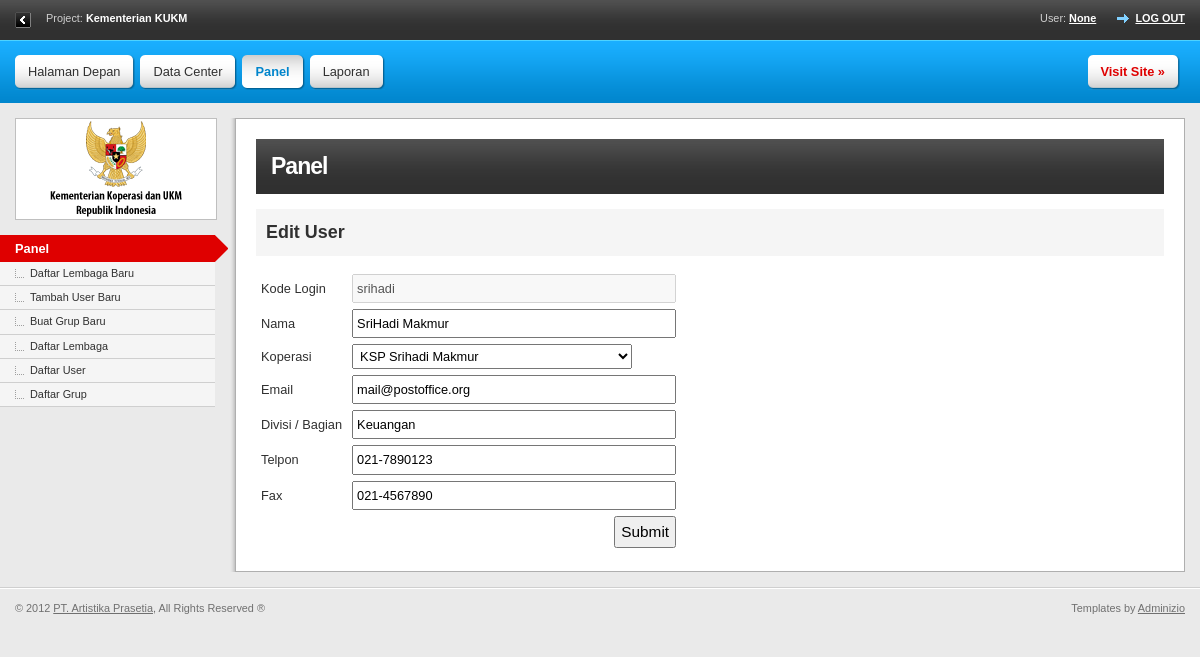
The page /panel-tambahuser.php?nid=1 on the database its author committed.
### tables this page shows
CREATE TABLE IF NOT EXISTS `user` (
  `iduser` int(11) NOT NULL AUTO_INCREMENT,
  `login` varchar(45) DEFAULT NULL,
  `nama` varchar(45) DEFAULT NULL,
  `password` varchar(45) DEFAULT NULL,
  `email` varchar(45) DEFAULT NULL,
  `koperasi_idkoperasi` int(11) NOT NULL,
  `divisi` varchar(45) DEFAULT NULL,
  `telp` varchar(45) DEFAULT NULL,
  `fax` varchar(45) DEFAULT NULL,
  `validasi` varchar(45) DEFAULT NULL,
  `group_idgroup` int(11) NOT NULL,
  PRIMARY KEY (`iduser`,`koperasi_idkoperasi`,`group_idgroup`),
  KEY `fk_user_koperasi1` (`koperasi_idkoperasi`),
  KEY `fk_user_group1` (`group_idgroup`)
);

### panel-tambahuser.php (the view, shortened to what this page needs)
<?php
require 'sysconfig.inc.php';
include "nav_panel.php";
if (isset($_GET['nid']) AND $_GET['nid'] <> "") {
	$iduser = $_GET['nid'];
	$sql_text = "SELECT * FROM user WHERE iduser =". $iduser;
	$q_user = $dbs->query($sql_text);
	$recNon = $q_user->fetch_assoc();
}
?>
<!DOCTYPE html PUBLIC "-//W3C//DTD XHTML 1.0 Strict//EN" "http://www.w3.org/TR/xhtml1/DTD/xhtml1-strict.dtd">
<html xmlns="http://www.w3.org/1999/xhtml" xml:lang="en" lang="en">
<head>
	<link rel="stylesheet" media="screen,projection" type="text/css" href="css/reset.css" />
	<link rel="stylesheet" media="screen,projection" type="text/css" href="css/main.css" />
	<link rel="stylesheet" media="screen,projection" type="text/css" href="css/2col.css" title="2col" />
	<link rel="alternate stylesheet" media="screen,projection" type="text/css" href="css/1col.css" title="1col" />
	<link rel="stylesheet" media="screen,projection" type="text/css" href="css/style.css" />
	<link rel="stylesheet" media="screen,projection" type="text/css" href="css/mystyle.css" />
</head>
<body>
<div id="main">
	<div id="tray" class="box">
		<p class="f-left box">
			<span class="f-left" id="switcher">
				<a href="#" rel="1col" class="styleswitch ico-col1" title="Display one column"><img src="design/switcher-1col.gif" alt="1 Column" /></a>
			</span>
			Project: <strong>Kementerian KUKM</strong>
		</p>
		<p class="f-right">User: <strong><a href="#"><?php echo isset($_SESSION['userName']) ? $_SESSION['userName'] : "None";?></a></strong> &nbsp;&nbsp;&nbsp;&nbsp;&nbsp; <strong><a href="index.php?login=" id="logout">Log out</a></strong></p>
	</div>
	<div id="menu" class="box">
		<ul class="box f-right">
			<li><a href="#"><span><strong>Visit Site &raquo;</strong></span></a></li>
		</ul>
		<ul class="box">
<?php
echo menutop(3);
?>
		</ul>
	</div>
	<div id="cols" class="box">
		<div id="aside" class="box">
			<div class="padding box">
				<p id="logo"><a href="#"><img src="tmp/logo.gif" alt="Our logo" title="Visit Site" /></a></p>
			</div>
<?php
echo navigation(1);
?>
		</div>
		<div id="content" class="box">
			<h1>Panel</h1>
			<h3 class="tit"><?php echo isset($iduser)? "Edit" : "Tambah"; ?> User</h2>
<form id='form_user' method=post>
<table class="nostyle">
  <tr>
    <td>Kode Login</td>
    <td><input type="text" size="40" name="login" value="<?php echo isset($recNon['login']) ? $recNon['login'] : ""; ?>" class="input-text-02" <?php echo isset($iduser)? "disabled" : ""; ?> /></td>
  </tr>
  <tr>
    <td>Nama</td>
    <td><input type="text" size="40" name="nama" value="<?php echo isset($recNon['nama']) ? $recNon['nama'] : ""; ?>" class="input-text-02" /></td>
  </tr>
  <tr>
    <td>Koperasi</td>
<?php
	$sql_text = "SELECT idkoperasi, nama from koperasi ORDER BY nama";
	$option = $dbs->query($sql_text);
	echo '<td><select id="jenis" name="koperasi_idkoperasi" class="input-text-02">"';
	while ($choice = $option->fetch_assoc()) {
		if ($choice['idkoperasi'] == $recNon['koperasi_idkoperasi']) {
			echo '<option value="'.$choice['idkoperasi'].'" SELECTED >'.$choice['nama'].'</option>';
		} else {
			echo '<option value="'.$choice['idkoperasi'].'">'.$choice['nama'].'</option>';
		}
	}
	echo '</select></td>';
?>
  </tr>
  <tr>
    <td>Email</td>
    <td><input type="text" size="40" name="email" value="<?php echo isset($recNon['email']) ? $recNon['email'] : ""; ?>" class="input-text-02" /></td>
  </tr>
  <tr>
    <td>Divisi / Bagian</td>
    <td><input type="text" size="40" name="divisi" value="<?php echo isset($recNon['divisi']) ? $recNon['divisi'] : ""; ?>" class="input-text-02" /></td>
  </tr>
  <tr>
    <td>Telpon</td>
    <td><input type="text" size="40" name="telp" value="<?php echo isset($recNon['telp']) ? $recNon['telp'] : ""; ?>" class="input-text-02" /></td>
  </tr>
  <tr>
    <td>Fax</td>
    <td><input type="text" size="40" name="fax" value="<?php echo isset($recNon['fax']) ? $recNon['fax'] : ""; ?>" class="input-text-02" /></td>
  </tr>
  <tr>
	<td colspan="2" class="t-right"><input type="submit" name="saveUser" class="input-submit" value="Submit" /></td>
  </tr>
</table>
</form>
		</div>
	</div>
	<div id="footer" class="box">
		<p class="f-left">&copy; 2012 <a href="#">PT. Artistika Prasetia</a>, All Rights Reserved &reg;</p>
		<p class="f-right">Templates by <a href="http://www.adminizio.com/">Adminizio</a></p>
	</div>
</div>
</body>
</html>

### css/main.css (style rules this page uses)
body { font:0.8em/1.5 "arial", sans-serif; }
h1, h2, h3, h4, h5, h6, address, blockquote, dl, fieldset, ol, p, table, ul { margin:15px 0; }
#content h1 { font-size:180%; }
#content h3 { font-size:140%; }
#content table { margin:0; border-collapse:collapse; }
#content table th, #content table td { padding:5px 5px; }
table.nostyle, table.nostyle th, table.nostyle td { border:0 !important; }
table.nostyle th, table.nostyle td { padding:3px 5px !important; }
#main { min-width:980px; width:expression(document.body.clientWidth < 980? "980px" : "auto" ); }
#tray { padding:12px 15px; background:url("../design/tray.gif") 0 0 repeat-x; font:85%/1.2 "tahoma",sans-serif; }
#tray p { margin:0; }
#tray p.f-left { width:50%; }
#tray #logout { padding-left:18px; background:url("../design/tray-logout.gif") 0 50% no-repeat; text-transform:uppercase; }
#tray #switcher { margin-right:15px; }
#tray #switcher img { display:block; float:left; width:16px; height:16px; border:0; }
#menu { padding:15px 15px 13px 15px; background:url("../design/menu.gif") 0 0 repeat-x; }
#menu ul { margin:0; padding:0; list-style-type:none; }
#menu ul li { display:inline; margin:0; padding:0; }
#menu ul li a { float:left; margin-right:5px; padding-left:5px; background:url("../design/menu-left.gif") 0 0 no-repeat; text-decoration:none; cursor:pointer; }
#menu ul li a span { float:left; display:block; padding:7px 15px 9px 8px; background:url("../design/menu-right.gif") 100% 0 no-repeat; }
#content { padding:20px; overflow:hidden; }
#footer { clear:both; padding:15px; background:url("../design/separator.gif") 0 0 repeat-x; font:85%/1.2 "tahoma",sans-serif; }
#footer p { margin:0; }
#aside .padding { padding-left:15px; }
#aside #logo { margin:0 0 15px 0; }
#aside #logo img { display:block; width:200px; }
#content h1 { margin:0; padding:10px 15px; background:url("../design/content-h1.gif") 0 0 repeat-x; letter-spacing:-1px; }
.input-text-02 { padding:3px; font:100%/1.5 "arial", sans-serif; }
.input-submit { padding:5px; font-size:120%; }
.tit { padding:10px; background:#f5f5f5; }

### css/2col.css (style rules this page uses)
#cols { position:relative; margin:15px 0; padding-right:15px; background:url("../design/content.gif") 230px 0 repeat-y; }
#aside { float:left; width:215px; margin-right:0; }
#content { margin-left:232px; overflow:visible; }
html>body #aside { margin-right:20px; }
html>body #content { margin-left:0; overflow:hidden; }

### css/style.css (style rules this page uses)
body { background-color:#eaeaea; color:#303030; }
a { color:#0085cc; }
#content table { border:2px solid #cfcfcf; }
#content table td { border:1px solid #cfcfcf; }
#tray { background-color:#303030; color:#cfcfcf; }
#tray a, #tray strong { color:#fff; }
#menu { background-color:#0085cc; }
#menu ul li a { background-color:#fff; color:#303030; }
#menu ul li a span { background-color:#FFF; }
#menu ul.f-right a { color:#df0000; }
#content { border:1px solid #afafaf; background:#fff; }
#footer { color:#707070; }
#footer a { color:#707070; }
#aside #logo img { border:1px solid #bfbfbf; }
#content h1 { background-color:#303030; color:#fff; }

### css/1col.css (style rules this page uses)
#cols { margin:15px; background:none; }
#aside, #tray .ico-col1 { display:none; }

### rows shown on the page
user: login "srihadi", nama "SriHadi Makmur", email "mail@postoffice.org", divisi "Keuangan", telp "021-7890123", fax "021-4567890"

### other values the page prints
form field koperasi_idkoperasi "KSP Srihadi Makmur"
